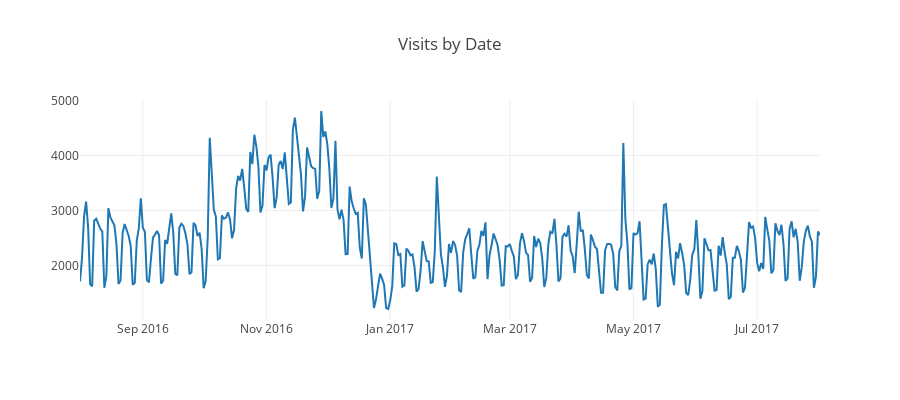

Notebook code cell kept with this figure:
### Code cell
# Visualization for Visits by date (for train data)
tmp = df_train['date'].value_counts().to_frame().reset_index().sort_values('index')
tmp = tmp.rename(columns = {"index" : "dateX", "date" : "visits"})

tr = go.Scatter(mode="lines", x = tmp["dateX"].astype(str), y = tmp["visits"])
layout = go.Layout(title="Visits by Date", height=400)
fig = go.Figure(data = [tr], layout = layout)
iplot(fig)

### Figure 1 — Plotly figure (JSON) as saved in the notebook; plotly's stock layout.template omitted (floating-point values rounded to 4 significant figures; data arrays with more than 128 entries replaced by an {"elided": "..."} marker saying what was removed)
{"data": [{"mode": "lines", "type": "scatter", "uid": "874f608c-6779-4bb8-be3a-545e52ed9005", "x": {"elided": "366 str values"}, "y": {"elided": "366 int values"}}], "layout": {"height": 400, "title": "Visits by Date"}}
